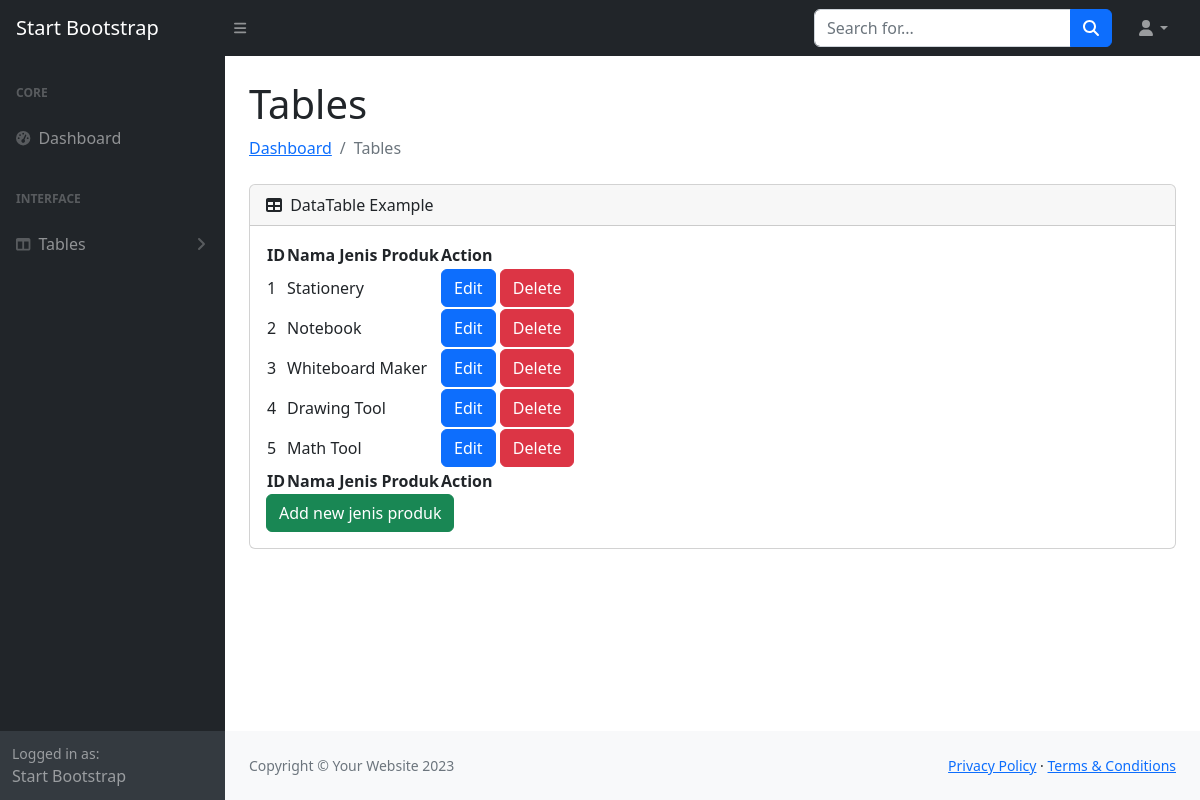
The app's page /jenis_produk/jenis_produk.php with its own data.
### tables this page shows
CREATE TABLE `product_type` (
  `id` int(11) NOT NULL,
  `name` varchar(45) DEFAULT NULL
);

### jenis_produk/jenis_produk.php (the view, shortened to what this page needs)
<?php
include "../koneksi.php";
$sql = "SELECT * FROM product_type";
$result = mysqli_query($conn, $sql);
?>
<!DOCTYPE html>
<html lang="en">
<head>
    <link href="https://cdn.jsdelivr.net/npm/simple-datatables@7.1.2/dist/style.min.css" rel="stylesheet" />
    <link href="../css/styles.css" rel="stylesheet" />
</head>
<body class="sb-nav-fixed">
    <nav class="sb-topnav navbar navbar-expand navbar-dark bg-dark">
        <a class="navbar-brand ps-3" href="../dashboard/index.html">Start Bootstrap</a>
        <button class="btn btn-link btn-sm order-1 order-lg-0 me-4 me-lg-0" id="sidebarToggle" href="#!"><i
                class="fas fa-bars"></i></button>
        <form class="d-none d-md-inline-block form-inline ms-auto me-0 me-md-3 my-2 my-md-0">
            <div class="input-group">
                <input class="form-control" type="text" placeholder="Search for..." aria-label="Search for..."
                    aria-describedby="btnNavbarSearch" />
                <button class="btn btn-primary" id="btnNavbarSearch" type="button"><i
                        class="fas fa-search"></i></button>
            </div>
        </form>
        <ul class="navbar-nav ms-auto ms-md-0 me-3 me-lg-4">
            <li class="nav-item dropdown">
                <a class="nav-link dropdown-toggle" id="navbarDropdown" href="#" role="button" data-bs-toggle="dropdown"
                    aria-expanded="false"><i class="fas fa-user fa-fw"></i></a>
            </li>
        </ul>
    </nav>
    <div id="layoutSidenav">
        <div id="layoutSidenav_nav">
            <nav class="sb-sidenav accordion sb-sidenav-dark" id="sidenavAccordion">
                <div class="sb-sidenav-menu">
                    <div class="nav">
                        <div class="sb-sidenav-menu-heading">Core</div>
                        <a class="nav-link" href="../dashboard/index.html">
                            <div class="sb-nav-link-icon"><i class="fas fa-tachometer-alt"></i></div>
                            Dashboard
                        </a>
                        <div class="sb-sidenav-menu-heading">Interface</div>
                        <a class="nav-link collapsed" href="#" data-bs-toggle="collapse"
                            data-bs-target="#collapseLayouts" aria-expanded="false" aria-controls="collapseLayouts">
                            <div class="sb-nav-link-icon"><i class="fas fa-columns"></i></div>
                            Tables
                            <div class="sb-sidenav-collapse-arrow"><i class="fas fa-angle-down"></i></div>
                        </a>
                    </div>
                </div>
                <div class="sb-sidenav-footer">
                    <div class="small">Logged in as:</div>
                    Start Bootstrap
                </div>
            </nav>
        </div>
        <div id="layoutSidenav_content">
            <main>
                <div class="container-fluid px-4">
                    <h1 class="mt-4">Tables</h1>
                    <ol class="breadcrumb mb-4">
                        <li class="breadcrumb-item"><a href="index.html">Dashboard</a></li>
                        <li class="breadcrumb-item active">Tables</li>
                    </ol>
                    <div class="card mb-4">
                        <div class="card-header">
                            <i class="fas fa-table me-1"></i>
                            DataTable Example
                        </div>
                        <div class="card-body">
                            <table id="datatablesSimple">
                                <thead>
                                    <tr>
                                        <th>ID</th>
                                        <th>Nama Jenis Produk</th>
                                        <th>Action</th>
                                    </tr>
                                </thead>
                                <tfoot>
                                    <tr>
                                        <th>ID</th>
                                        <th>Nama Jenis Produk</th>
                                        <th>Action</th>
                                    </tr>
                                </tfoot>
                                <tbody>
                                    <?php while ($row = mysqli_fetch_assoc($result)) : ?>
                                    <tr>
                                        <td><?= $row['id'] ?></td>
                                        <td><?= $row['name'] ?></td>
                                        <td>
                                            <a href="edit_jenisproduk.php?id=<?= $row['id'] ?>"  class="btn btn-primary">Edit</a>
                                            <a href="jproduk_delete.php?id=<?= $row['id'] ?>"
                                                onclick="return confirm('Are you sure?')" class="btn btn-danger">Delete</a>
                                        </td>
                                    </tr>
                                    <?php endwhile ?>
                                </tbody>
                            </table>
                            <a href="add_jenisproduk.php" class="btn btn-success">Add new jenis produk</a>
                        </div>
                    </div>
                </div>
            </main>
            <footer class="py-4 bg-light mt-auto">
                <div class="container-fluid px-4">
                    <div class="d-flex align-items-center justify-content-between small">
                        <div class="text-muted">Copyright &copy; Your Website 2023</div>
                        <div>
                            <a href="#">Privacy Policy</a>
                            &middot;
                            <a href="#">Terms &amp; Conditions</a>
                        </div>
                    </div>
                </div>
            </footer>
        </div>
    </div>
</body>
</html>

### records on screen
product_type: id "1", name "Stationery"
product_type: id "2", name "Notebook"
product_type: id "3", name "Whiteboard Maker"
product_type: id "4", name "Drawing Tool"
product_type: id "5", name "Math Tool"
